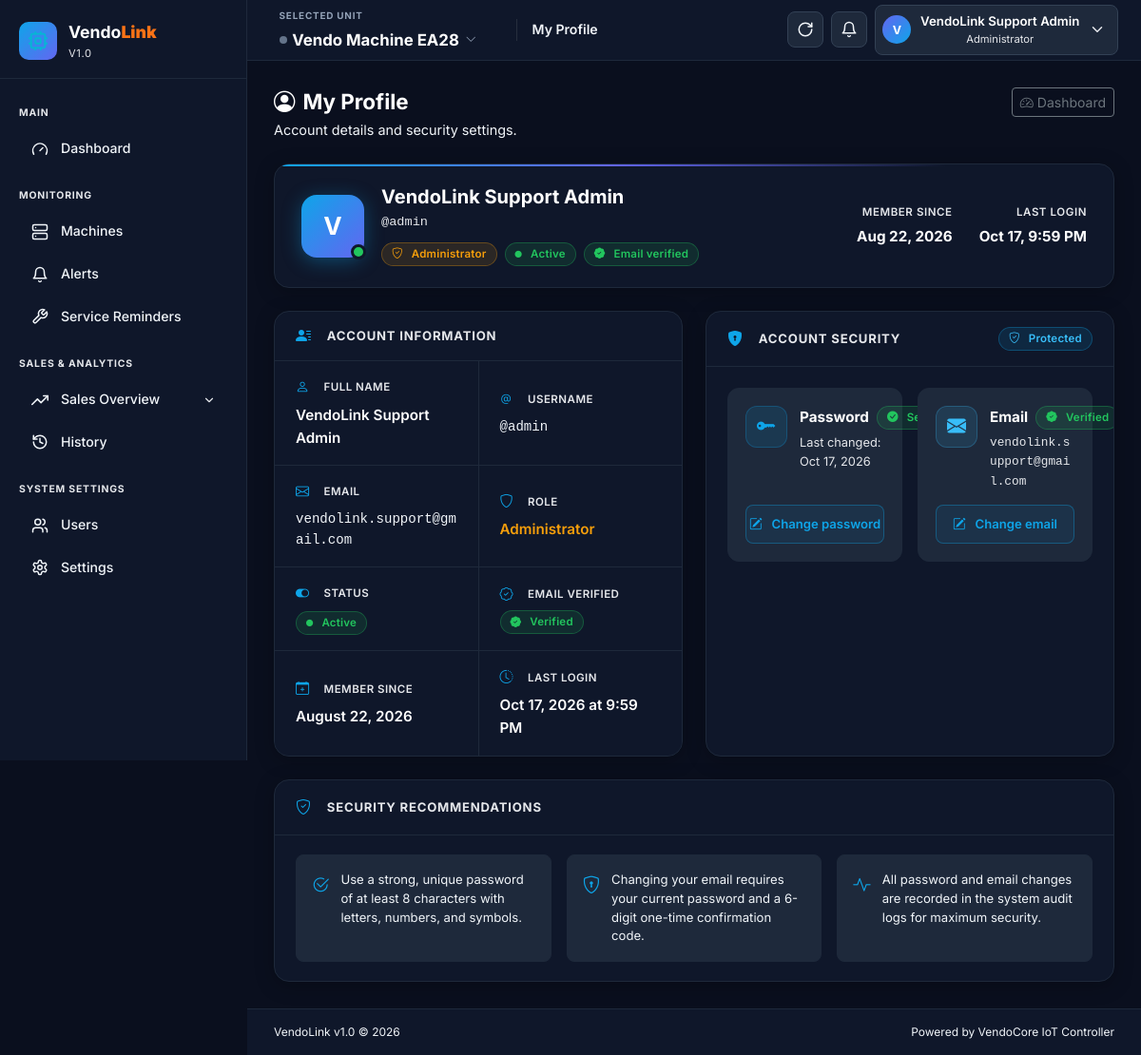
Page /users/profile.php (signed in) on the committed database.
### tables this page shows
CREATE TABLE `machines` (
  `id` int(10) unsigned NOT NULL AUTO_INCREMENT,
  `owner_id` int(10) unsigned DEFAULT NULL,
  `name` varchar(100) NOT NULL,
  `machine_code` varchar(50) NOT NULL,
  `machine_key` varchar(50) NOT NULL DEFAULT 'machine_01',
  `device_mac` varchar(32) DEFAULT NULL COMMENT 'ESP32 factory hardware MAC address (12-char hex e.g. 3485188B67D0 or colon-delimited). NULL for legacy units.',
  `api_token` varchar(255) DEFAULT NULL,
  `status` enum('online','offline','unknown','pending') NOT NULL DEFAULT 'unknown',
  `registration_status` enum('legacy','registered','key_issued','claimed','disabled') NOT NULL DEFAULT 'legacy' COMMENT 'Hardware lifecycle: legacy (pre-v5 machine), registered (auto-enrolled ESP32), key_issued (Product Key generated), claimed (customer redeemed), disabled (revoked).',
  `runtime_seconds` bigint(20) unsigned NOT NULL DEFAULT 0,
  `last_seen` datetime DEFAULT NULL,
  `ip_address` varchar(45) DEFAULT NULL,
  `firmware_version` varchar(20) DEFAULT '1.5.0',
  `location` varchar(100) DEFAULT 'Main Establishment',
  `water_tank_low` tinyint(1) NOT NULL DEFAULT 0,
  `soap_tank_low` tinyint(1) NOT NULL DEFAULT 0,
  `water_current` decimal(6,2) NOT NULL DEFAULT 0.00,
  `water_watts` decimal(8,1) NOT NULL DEFAULT 0.0,
  `soap_current` decimal(6,2) NOT NULL DEFAULT 0.00,
  `soap_watts` decimal(8,1) NOT NULL DEFAULT 0.0,
  `lcd_line1` varchar(50) NOT NULL DEFAULT '== VendoLink v3.0 ==',
  `lcd_line2` varchar(50) NOT NULL DEFAULT 'WELCOME CUSTOMER!',
  `lcd_line3` varchar(50) NOT NULL DEFAULT 'INSERT COIN FIRST!',
  `lcd_line4` varchar(50) NOT NULL DEFAULT 'WATER:P5 | SOAP:P5',
  `created_at` datetime NOT NULL DEFAULT current_timestamp(),
  `updated_at` datetime NOT NULL DEFAULT current_timestamp() ON UPDATE current_timestamp(),
  PRIMARY KEY (`id`),
  UNIQUE KEY `uq_machines_machine_key` (`machine_key`),
  UNIQUE KEY `uq_machines_machine_code` (`machine_code`),
  UNIQUE KEY `uq_machines_device_mac` (`device_mac`),
  KEY `idx_machines_registration_status` (`registration_status`)
);

CREATE TABLE `users` (
  `id` int(10) unsigned NOT NULL AUTO_INCREMENT,
  `username` varchar(50) NOT NULL,
  `email` varchar(150) NOT NULL,
  `password` varchar(255) NOT NULL COMMENT 'bcrypt hashed',
  `full_name` varchar(100) NOT NULL,
  `role` enum('administrator','owner','staff','technician','vendolink_support') NOT NULL DEFAULT 'staff',
  `status` enum('active','inactive','banned') NOT NULL DEFAULT 'active',
  `email_verified` tinyint(1) NOT NULL DEFAULT 0,
  `email_verify_token` varchar(100) DEFAULT NULL,
  `reset_token` varchar(100) DEFAULT NULL COMMENT 'Password reset token (hashed)',
  `reset_token_expires` datetime DEFAULT NULL,
  `remember_token` varchar(100) DEFAULT NULL COMMENT 'Remember-me token (hashed)',
  `login_attempts` tinyint(3) unsigned NOT NULL DEFAULT 0,
  `locked_until` datetime DEFAULT NULL,
  `last_login` datetime DEFAULT NULL,
  `profile_picture` varchar(255) DEFAULT NULL,
  `phone` varchar(20) DEFAULT NULL,
  `created_at` datetime NOT NULL DEFAULT current_timestamp(),
  `updated_at` datetime NOT NULL DEFAULT current_timestamp() ON UPDATE current_timestamp(),
  PRIMARY KEY (`id`),
  UNIQUE KEY `uq_email` (`email`),
  UNIQUE KEY `uq_username` (`username`),
  KEY `idx_role` (`role`),
  KEY `idx_status` (`status`)
);

### users/profile.php (the view, shortened to what the rows shown need)
<?php
require_once __DIR__ . '/../config/database.php';
require_once __DIR__ . '/../includes/functions.php';
require_once __DIR__ . '/../models/User.php';
$userModel   = new User();
$profileUser = $userModel->findById((int)$_SESSION['user_id']);
$createdAt   = !empty($profileUser['created_at'])  ? date('F j, Y', strtotime($profileUser['created_at']))              : 'N/A';
$createdAtShort = !empty($profileUser['created_at']) ? date('M j, Y', strtotime($profileUser['created_at']))            : 'N/A';
$lastLogin   = !empty($profileUser['last_login'])   ? date('M j, Y \a\t g:i A', strtotime($profileUser['last_login']))  : 'Never';
$lastLoginShort = !empty($profileUser['last_login']) ? date('M j, g:i A', strtotime($profileUser['last_login']))        : 'Never';
$lastUpdated = !empty($profileUser['updated_at'])   ? date('M j, Y', strtotime($profileUser['updated_at']))             : 'N/A';
$emailVerified = (bool)($profileUser['email_verified'] ?? false);
$avatarInitial = strtoupper(mb_substr(
    $profileUser['full_name'] ?: $profileUser['username'] ?: 'U', 0, 1
));
$statusMap  = [
    'active'   => ['label' => 'Active',   'cls' => 'profile-status-active'],
    'inactive' => ['label' => 'Inactive', 'cls' => 'profile-status-inactive'],
    'banned'   => ['label' => 'Banned',   'cls' => 'profile-status-banned'],
];
$statusInfo = $statusMap[$profileUser['status']] ?? ['label' => ucfirst($profileUser['status']), 'cls' => 'profile-status-inactive'];
?>
<!DOCTYPE html>
<html lang="en">
<head>
    <link rel="stylesheet" href="https://cdn.jsdelivr.net/npm/bootstrap@5.3.3/dist/css/bootstrap.min.css">
    <link rel="stylesheet" href="https://cdn.jsdelivr.net/npm/bootstrap-icons@1.11.3/font/bootstrap-icons.min.css">
    <link rel="stylesheet" href="<?= ASSETS_URL ?>/css/app.css?v=<?= e((string) filemtime(ROOT_PATH . '/assets/css/app.css')) ?>">
</head>
<body class="dashboard-body">
<div class="app-shell">
    <div class="main-content" id="mainContent">
        <?php require_once __DIR__ . '/../views/layouts/topnav.php'; ?>
        <main class="page-content" id="pageContent">
            <div class="page-header mb-4">
                <div>
                    <h1 class="page-title"><i class="bi bi-person-circle me-2"></i>My Profile</h1>
                </div>
            </div>
            <div class="profile-container">
                <div class="panel vl-profile-panel identity-strip mb-4">
                    <div class="identity-left">
                        <div class="avatar-wrap">
                            <div class="avatar-lg profile-avatar-large" aria-label="Profile initial">
                                <?= $avatarInitial ?>
                            </div>
                            <span class="status-ring" title="<?= $statusInfo['label'] ?>"></span>
                        </div>
                        <div class="identity-info min-w-0 flex-grow-1">
                            <div class="identity-name profile-full-name"><?= e($profileUser['full_name']) ?></div>
                            <div class="identity-handle profile-username">@<?= e($profileUser['username']) ?></div>
                            <div class="identity-badges profile-badges">
                                <span class="badge owner profile-role-badge">
                                    <i class="bi bi-shield-check me-1"></i><?= ucfirst(e($profileUser['role'])) ?>
                                </span>
                                <span class="badge active <?= $statusInfo['cls'] ?>">
                                    <i class="bi bi-circle-fill me-1" style="font-size:.45rem;vertical-align:middle;"></i><?= $statusInfo['label'] ?>
                                </span>
                                <?php if ($emailVerified): ?>
                                    <span class="badge verified"><i class="bi bi-patch-check-fill me-1"></i>Email verified</span>
                                <?php else: ?>
                                    <span class="badge warn"><i class="bi bi-exclamation-triangle-fill me-1"></i>Email unverified</span>
                                <?php endif; ?>
                            </div>
                        </div>
                    </div>
                    <div class="identity-meta">
                        <div class="meta-chip">
                            <div class="m-label">Member since</div>
                            <div class="m-val"><?= e($createdAtShort) ?></div>
                        </div>
                        <div class="meta-chip">
                            <div class="m-label">Last login</div>
                            <div class="m-val"><?= e($lastLoginShort) ?></div>
                        </div>
                    </div>
                </div>
                <div class="layout profile-page-grid">
                    <div class="panel vl-profile-panel">
                        <div class="panel-head vl-profile-panel-heading">
                            <h2><i class="bi bi-person-lines-fill me-2"></i>Account information</h2>
                        </div>
                        <div class="field-grid profile-detail-grid">
                            <div class="field-cell profile-detail-row">
                                <div class="field-label profile-detail-label"><i class="bi bi-person me-2"></i>Full name</div>
                                <div class="field-value profile-detail-value"><?= e($profileUser['full_name']) ?></div>
                            </div>
                            <div class="field-cell profile-detail-row">
                                <div class="field-label profile-detail-label"><i class="bi bi-at me-2"></i>Username</div>
                                <div class="field-value mono profile-detail-value profile-mono">@<?= e($profileUser['username']) ?></div>
                            </div>
                            <div class="field-cell profile-detail-row">
                                <div class="field-label profile-detail-label"><i class="bi bi-envelope me-2"></i>Email</div>
                                <div class="field-value mono profile-detail-value profile-mono" style="word-break:break-all;"><?= e($profileUser['email']) ?></div>
                            </div>
                            <div class="field-cell profile-detail-row">
                                <div class="field-label profile-detail-label"><i class="bi bi-shield me-2"></i>Role</div>
                                <div class="field-value accent profile-detail-value profile-role-text"><?= ucfirst(e($profileUser['role'])) ?></div>
                            </div>
                            <div class="field-cell profile-detail-row">
                                <div class="field-value profile-detail-value">
                                    <span class="badge active <?= $statusInfo['cls'] ?>">
                                        <i class="bi bi-circle-fill me-1" style="font-size:.45rem;vertical-align:middle;"></i><?= $statusInfo['label'] ?>
                                    </span>
                                </div>
                            </div>
                            <div class="field-cell profile-detail-row">
                                <div class="field-label profile-detail-label"><i class="bi bi-calendar-plus me-2"></i>Member since</div>
                                <div class="field-value profile-detail-value"><?= e($createdAt) ?></div>
                            </div>
                            <div class="field-cell profile-detail-row profile-detail-row--last">
                                <div class="field-label profile-detail-label"><i class="bi bi-clock-history me-2"></i>Last login</div>
                                <div class="field-value profile-detail-value"><?= e($lastLogin) ?></div>
                            </div>
                        </div>
                    </div>
                    <div class="panel vl-profile-panel" id="security">
                        <div class="panel-head vl-profile-panel-heading d-flex align-items-center justify-content-between">
                            <h2><i class="bi bi-shield-lock-fill me-2"></i>Account security</h2>
                        </div>
                        <div class="sec-body">
                            <div class="security-cards-stack">
                                <div class="sec-item security-card">
                                    <div class="sec-top security-card-main">
                                        <div class="security-card-info">
                                            <div class="sec-detail security-card-meta">
                                                <span>Last changed: <?= e($lastUpdated) ?></span>
                                            </div>
                                        </div>
                                    </div>
                                </div>
                                <div class="sec-item security-card">
                                    <div class="sec-top security-card-main">
                                        <div class="security-card-info">
                                            <div class="sec-detail mono security-card-meta">
                                                <span class="font-monospace" style="word-break:break-all;"><?= e($profileUser['email']) ?></span>
                                            </div>
                                        </div>
                                    </div>
                                </div>
                            </div>
                        </div>
                    </div>
                </div>
            </div>
        </main>
    </div>
</div>
</body>
</html>

### views/layouts/topnav.php (shortened to what the rows shown need)
<?php
$topNavMachineModel = new Machine();
$topNavMachines = $topNavMachineModel->getAllActive(current_owner_id());
$selectedMachine = null;
if (!empty($topNavMachines)) {
    if (!$selectedMachine) {
        $selectedMachine = $topNavMachines[0];
    }
}
?>
<header class="topnav" id="topnav">
    <div class="topnav-left">
        <div class="dropdown topnav-dropdown topnav-machine-switcher">
            <?php if (!empty($selectedMachine)):
                $selStatus = $selectedMachine['calculated_status'] ?? 'offline';
                $statusDotClass = ($selStatus === 'online') ? 'status-online' : (($selStatus === 'stale') ? 'status-warning' : 'status-offline');
                $machineTitle = !empty($selectedMachine['name']) ? $selectedMachine['name'] : ($selectedMachine['machine_code'] ?? 'Machine Unit');
            ?>
                <button class="topnav-machine-btn balanced-utility-btn" type="button" id="topnavMachineSwitcherBtn" data-bs-toggle="dropdown" aria-expanded="false" title="Current Machine: <?= e($machineTitle) ?>">
                    <span class="unit-caption">SELECTED UNIT</span>
                    <span class="unit-value-row">
                        <span class="status-dot <?= $statusDotClass ?>"></span>
                        <span class="machine-label-full d-none d-md-inline text-truncate"><?= e($machineTitle) ?></span>
                        <i class="bi bi-chevron-down ms-0.5 unit-chevron"></i>
                    </span>
                </button>
            <?php endif; ?>
        </div>
    </div>
</header>
<?php require_once __DIR__ . '/ai_floating_chat.php'; ?>

### rows in the picture
machines: name "Vendo Machine EA28"
users: full_name "V", full_name "VendoLink Support Admin", username "admin", role "Administrator", status "Active", created_at "Aug 22, 2026", last_login "Oct 17, 9:59 PM", email "vendolink.support@gmail.com", created_at "August 22, 2026", last_login "Oct 17, 2026 at 9:59 PM", updated_at "Oct 17, 2026"

### other values in the picture
APP_VERSION "1.0"
$label "Dashboard Machines Alerts Service Reminders Users Settings"
term('history', 'History') "History"
$pageLabel "My Profile"
mb_substr($authUser['full_name'] ?? 'U', 0, 1) "V"
$authUser['full_name'] "VendoLink Support Admin"
$authUser['role'] "Administrator"
APP_NAME "VendoLink"
